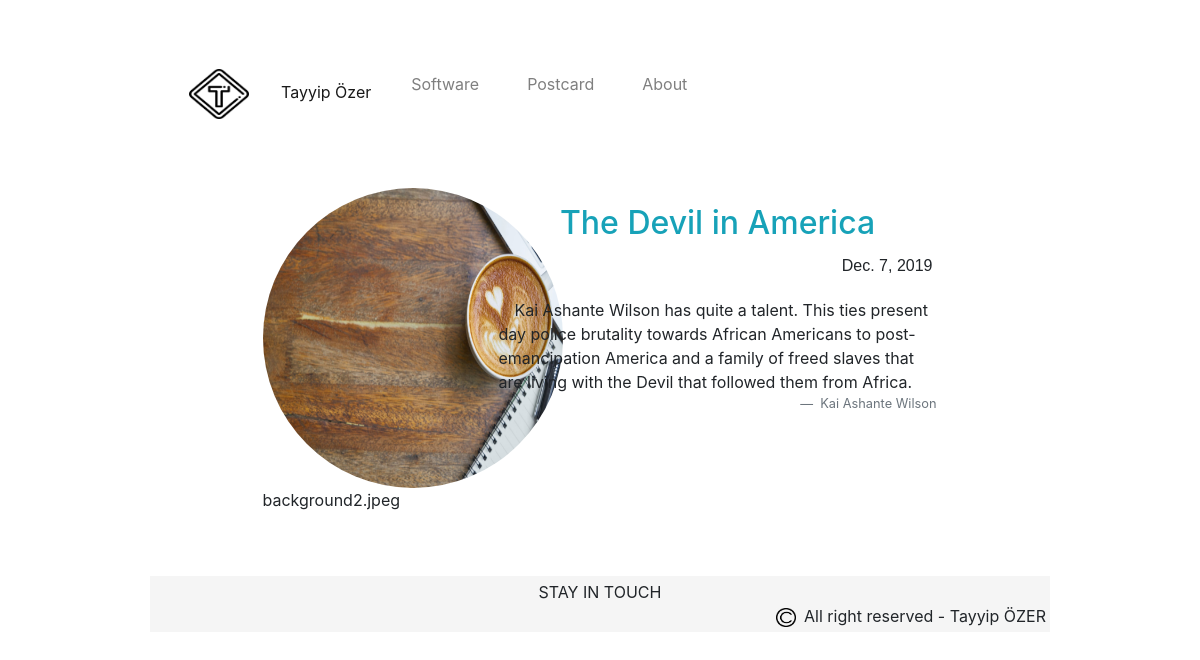
Screenshot of /home/the-devil-in-america with the database file from the repository.
### home/models.py (models this page shows, shortened)
class Article(models.Model):
    name = models.CharField(max_length=100, verbose_name='Name of Article')
    slug = models.CharField(max_length=50, verbose_name='Slug')
    description = models.TextField(verbose_name='Content of Article')
    image = models.CharField(max_length=50, verbose_name='Path of Image')
    created_date = models.DateTimeField(auto_now_add=True, verbose_name='Date of Creating')
    isPublished = models.BooleanField(default= True)
    author = models.CharField(max_length=20)
    def get_image_path(self):
        return self.image

### home/views.py (the view)
# urls.py: path('<str:article_slug>', views.details, name= 'detail'),
def details(request, article_slug):
    article = get_object_or_404(Article, slug= article_slug)
    context = {
        'article': article
    }
    return render(request, 'home/detail.html', context)

### templates/home/detail.html (shortened to what this page needs)
{% extends 'layout.html' %} {% load static %} {% block content %}
<div class="card inline-block w-75 mx-auto" style="border: none;">
    <div class="row">
        <div class="col-md-4">
            <img src="static/img/{{article.get_image_path}}" class=" card-image rounded-circle " width="300 " height="300 ">
            <p>
                {{article.get_image_path}}
            </p>
        </div>
        <div class="card-description col-md-8 p-3">
            <h2 class="card-head text-info text-center">
                {{ article.name }}
                </h2 ">
            <footer class="text-right p-1 mb-3 " style="font-family: Impact, Haettenschweiler, 'Arial Narrow Bold', sans-serif; ">
                {{ article.created_date.date }}
            </footer>
            <a class="blcokquote text-justify ">
                    &emsp;{{ article.description}}
                <footer class="blockquote-footer text-right ">
                    {{article.author}}
                </footer>
        </div>
    </div>
</div>
{% endblock %}

### rows the page displays
Article: get_image_path (picture), get_image_path "background2.jpeg", name "The Devil in America", created_date "Dec. 7, 2019", description "Kai Ashante Wilson has quite a talent. This ties present day police brutality towards African Americans to post-emancipation America and a family of freed slaves that are living with the Devil that followed them from Africa.", author "Kai Ashante Wilson"
